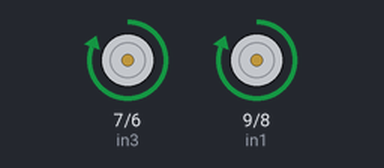
The sketch below on a simulated Arduino Uno, built with avr-gcc and run on an emulated ATmega328P. On the bench: motor-driver pin pairs drawn as motors (green arrow = first pin HIGH = forward, orange = second pin HIGH = backward, longer = more drive). What the sketch prints to the serial monitor is not drawn.

Above: at 1.0 s.
At 3.0 s:
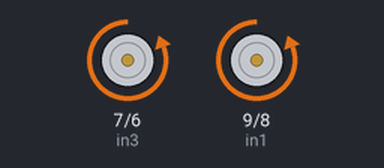
At 5.0 s:
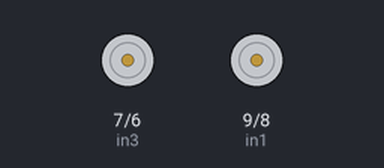
Timing chart, 0 to 7.8 s (numbered marks = the images above):
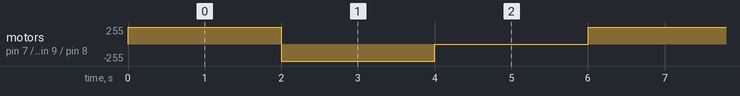

The sketch:

h-bruecke.ino
```cpp
// Gleichstrommotor 1

int GSM1 = 10;
int in1 = 9;
int in2 = 8;

// Gleichstrommotor 1

int GSM2 = 5;
int in3 = 7;
int in4 = 6;

void setup()
{
  Serial.begin(9600);
  //pinMode(GSM1, OUTPUT);
  //pinMode(GSM2, OUTPUT);
  pinMode(in1, OUTPUT);
  pinMode(in2, OUTPUT);
  pinMode(in3, OUTPUT);
  pinMode(in4, OUTPUT);
}
void loop()
{
  digitalWrite(in1, HIGH);  // Motor 1 beginnt zu rotieren
  digitalWrite(in2, LOW);
  Serial.println("1-2");
 // analogWrite(GSM1, 200);   // Motor 1 soll mit der Geschwindigkeit "200" (max. 255) rotieren

  digitalWrite(in3, HIGH);  // Motor 2 beginnt zu rotieren
  digitalWrite(in4, LOW);
  Serial.println("3-4");
  //analogWrite(GSM2, 200);   // Motor 2 soll ebenfalls mit der Geschwindigkeit "200" (max. 255) rotieren
  delay(2000);

  digitalWrite(in1, LOW);   // Durch die Veränderung von HIGH auf LOW (bzw. LOW auf HIGH) wird die Richtung der Rotation verändert.
  digitalWrite(in2, HIGH);
  digitalWrite(in3, LOW);
  digitalWrite(in4, HIGH);
  delay(2000);

  digitalWrite(in1, LOW);   // Anschließend sollen die Motoren 2 Sekunden ruhen.
  digitalWrite(in2, LOW);
  digitalWrite(in3, LOW);
  digitalWrite(in4, LOW);

  delay(2000);
}
```

Measured:
- by itself, motor on pin 7 (in3) / pin 6 (in4), motor on pin 9 (in1) / pin 8 (in2): repeats every 6.0 s: backward 255/255 2.0 s, stopped 2.0 s, forward 255/255 2.0 s
